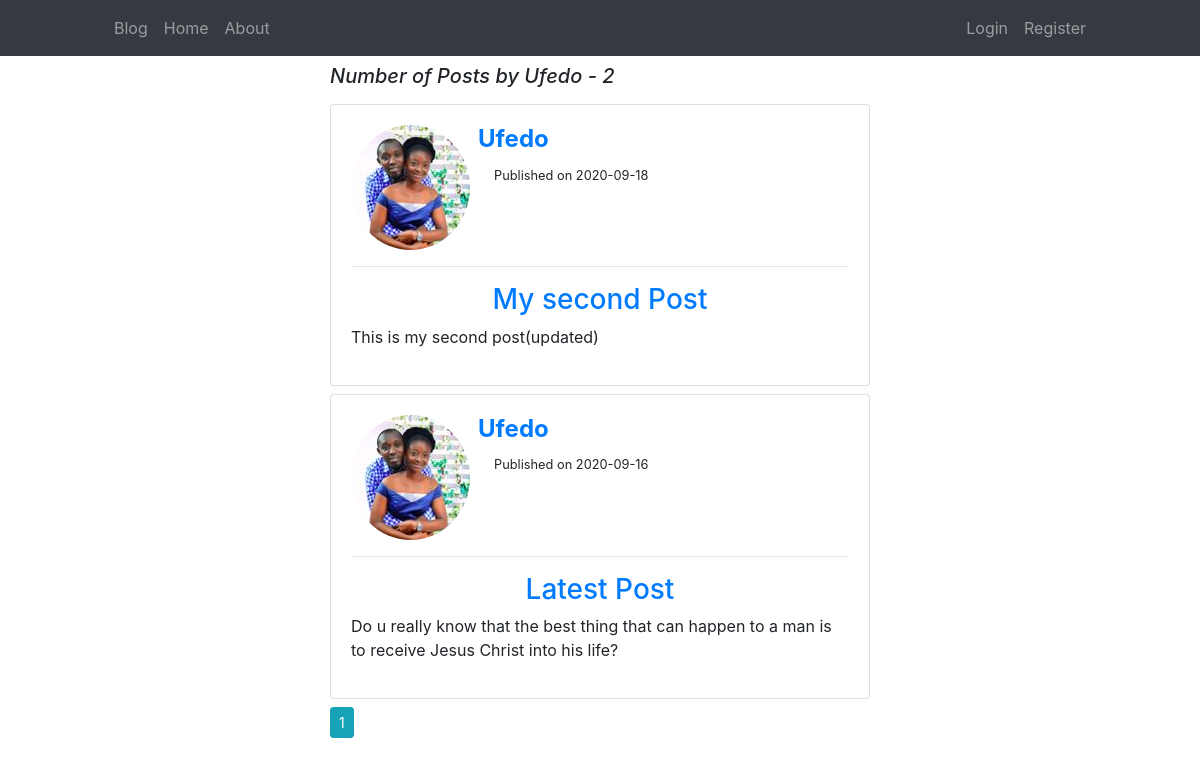
The page /user/Ufedo on the database its author committed.
### flaskapp/models.py (models this page shows, shortened)
class User(db.Model, UserMixin):
    id = db.Column(db.Integer, primary_key=True)
    username = db.Column(db.String(15), unique=True, nullable=False )
    email = db.Column(db.String(30), unique=True, nullable=False )
    password = db.Column(db.String(60), nullable=False )
    image_file = db.Column(db.String(20), nullable = False, default='default.png')
    posts = db.relationship('Post', backref='author', lazy=True)

class Post(db.Model):
    id = db.Column(db.Integer, primary_key=True)
    title = db.Column(db.String(80), nullable=False )
    content = db.Column(db.Text, nullable=False )
    pub_date = db.Column(db.DateTime, nullable=False, default=datetime.utcnow)
    user_id = db.Column(db.Integer, db.ForeignKey('user.id'), nullable=False)

### flaskapp/routes.py (the view)
@app.route('/user/<string:username>')
def user_posts(username):
    page = request.args.get('page', 1, type=int)
    user = User.query.filter_by(username=username).first_or_404()
    posts = Post.query.filter_by(author=user).order_by(Post.pub_date.desc()).paginate(page=page, per_page=5)
    return render_template('user_posts.html', user=user, posts=posts)

### flaskapp/templates/user_posts.html (shortened to what this page needs)
{% extends 'base.html' %}
{% block content %}
    <div class="row">
        <div class="col-8 col-sm-6 mx-auto">
            <h5 class="font-italic" >Number of Posts by {{user.username}} - {{posts.total}}</h5>
        </div>
    </div>
{% for post in posts.items %}
    <div class="row mt-2">
        <div class="col-8 col-sm-6 mx-auto ">
            <div class="card card-body">
                <div class="media">
                    <img class="rounded-circle" src="{{ url_for('static', filename='pictures/' + post.author.image_file ) }}" alt="Image">
                    <div class="media-body">
                        <h4 class="ml-2 font-weight-bold" ><a href="{{url_for('user_posts', username=post.author.username)}}">{{post.author.username}}</a></h4>
                        <small class="ml-4">Published on {{post.pub_date.strftime('%Y-%m-%d')}}</small>
                    </div>
                </div>
                <hr>
                <a href="{{ url_for('post', post_id=post.id) }}"><h3 class="text-center">{{post.title}}</h3></a>
                <p>{{ post.content }}</p>
            </div>
        </div>
    </div>
{% endfor %}
<div class="row mt-2">
    <div class="col-8 col-sm-6 mx-auto">
        {% for page_num in posts.iter_pages( right_edge=1, left_edge=1, right_current=3, left_current=1)  %}
        {% if page_num %}
            {% if posts.page == page_num %}
                <a class="btn btn-info btn-sm" href=" {{ url_for('user_posts', username=user.username, page=page_num) }} ">{{page_num}}</a>
            {% else %}
                <a class="btn btn-outline-info btn-sm" href=" {{ url_for('user_posts', username=user.username, page=page_num) }} ">{{page_num}}</a>
            {% endif %}
        {% else %}
            ...
        {% endif %}
    {% endfor %}
    </div>
</div>
{% endblock content %}

### rows shown on the page
User: username "Ufedo"
Post: image_file (picture), author.username "Ufedo", pub_date "2020-09-18", title "My second Post", content "This is my second post(updated)"
Post: image_file (picture), author.username "Ufedo", pub_date "2020-09-16", title "Latest Post", content "Do u really know that the best thing that can happen to a man is to receive Jesus Christ into his life?"

### other values the page prints
{{ posts.total }} "2"
{{ page_num }} "1"
